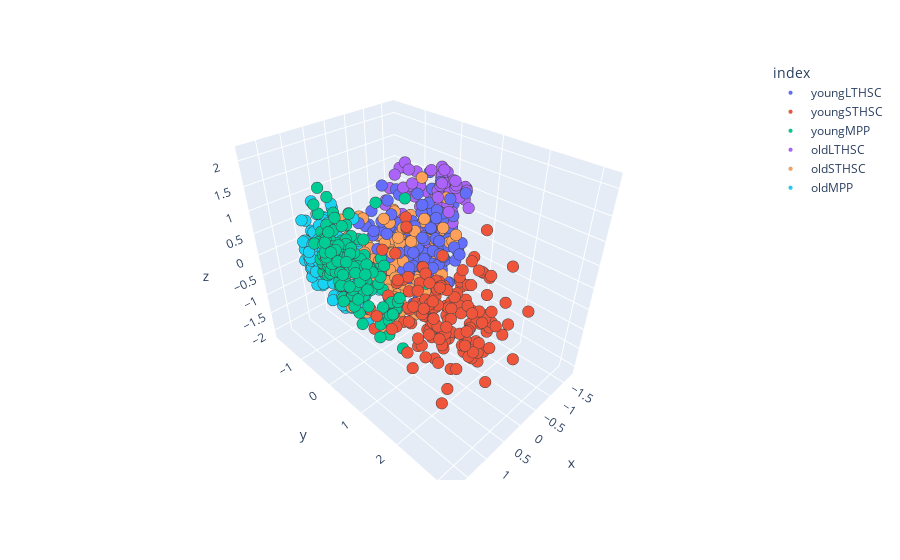

The code cell stored with this chart in its notebook:
### Code cell
encoded = {'oldLTHSC':0, 'oldMPP':1, 'oldSTHSC':2, 'youngLTHSC':3, 'youngMPP':4, 'youngSTHSC':5}
cells = ['oldLTHSC' ,'oldMPP', 'oldSTHSC', 'youngLTHSC' ,'youngMPP' ,'youngSTHSC']
cell_types = [encoded.get(x, x) for x in dfz.index]
colormap = ['r', 'b', 'g', 'y', 'c', 'm']
cell_colors = [colormap[x] for x in cell_types]
dfpcabest = pd.DataFrame(zcompsbest, index = dfz.index)
dfpcabest
fig = px.scatter_3d(dfpcabest, zcompsbest[:,0], zcompsbest[:,1],zcompsbest[:,2], dfpcabest.index)
fig.update_traces(marker=dict(opacity =1, size=4,
                              line=dict(width= .1)))

fig.show()

### Figure 1 — Plotly figure (JSON) as saved in the notebook; plotly's stock layout.template omitted (floating-point values rounded to 4 significant figures; data arrays with more than 128 entries replaced by an {"elided": "..."} marker saying what was removed)
{"data": [{"hovertemplate": "index=youngLTHSC<br>x=%{x}<br>y=%{y}<br>z=%{z}<extra></extra>", "legendgroup": "youngLTHSC", "marker": {"color": "#636efa", "line": {"width": 0.1}, "opacity": 1, "size": 4, "symbol": "circle"}, "mode": "markers", "name": "youngLTHSC", "scene": "scene", "showlegend": true, "type": "scatter3d", "x": {"elided": "167 float values"}, "y": {"elided": "167 float values"}, "z": {"elided": "167 float values"}}, {"hovertemplate": "index=youngSTHSC<br>x=%{x}<br>y=%{y}<br>z=%{z}<extra></extra>", "legendgroup": "youngSTHSC", "marker": {"color": "#EF553B", "line": {"width": 0.1}, "opacity": 1, "size": 4, "symbol": "circle"}, "mode": "markers", "name": "youngSTHSC", "scene": "scene", "showlegend": true, "type": "scatter3d", "x": {"elided": "163 float values"}, "y": {"elided": "163 float values"}, "z": {"elided": "163 float values"}}, {"hovertemplate": "index=youngMPP<br>x=%{x}<br>y=%{y}<br>z=%{z}<extra></extra>", "legendgroup": "youngMPP", "marker": {"color": "#00cc96", "line": {"width": 0.1}, "opacity": 1, "size": 4, "symbol": "circle"}, "mode": "markers", "name": "youngMPP", "scene": "scene", "showlegend": true, "type": "scatter3d", "x": {"elided": "168 float values"}, "y": {"elided": "168 float values"}, "z": {"elided": "168 float values"}}, {"hovertemplate": "index=oldLTHSC<br>x=%{x}<br>y=%{y}<br>z=%{z}<extra></extra>", "legendgroup": "oldLTHSC", "marker": {"color": "#ab63fa", "line": {"width": 0.1}, "opacity": 1, "size": 4, "symbol": "circle"}, "mode": "markers", "name": "oldLTHSC", "scene": "scene", "showlegend": true, "type": "scatter3d", "x": {"elided": "183 float values"}, "y": {"elided": "183 float values"}, "z": {"elided": "183 float values"}}, {"hovertemplate": "index=oldSTHSC<br>x=%{x}<br>y=%{y}<br>z=%{z}<extra></extra>", "legendgroup": "oldSTHSC", "marker": {"color": "#FFA15A", "line": {"width": 0.1}, "opacity": 1, "size": 4, "symbol": "circle"}, "mode": "markers", "name": "oldSTHSC", "scene": "scene", "showlegend": true, "type": "scatter3d", "x": {"elided": "189 float values"}, "y": {"elided": "189 float values"}, "z": {"elided": "189 float values"}}, {"hovertemplate": "index=oldMPP<br>x=%{x}<br>y=%{y}<br>z=%{z}<extra></extra>", "legendgroup": "oldMPP", "marker": {"color": "#19d3f3", "line": {"width": 0.1}, "opacity": 1, "size": 4, "symbol": "circle"}, "mode": "markers", "name": "oldMPP", "scene": "scene", "showlegend": true, "type": "scatter3d", "x": {"elided": "188 float values"}, "y": {"elided": "188 float values"}, "z": {"elided": "188 float values"}}], "layout": {"legend": {"title": {"text": "index"}, "tracegroupgap": 0}, "margin": {"t": 60}, "scene": {"domain": {"x": [0, 1], "y": [0, 1]}, "xaxis": {"title": {"text": "x"}}, "yaxis": {"title": {"text": "y"}}, "zaxis": {"title": {"text": "z"}}}}}
